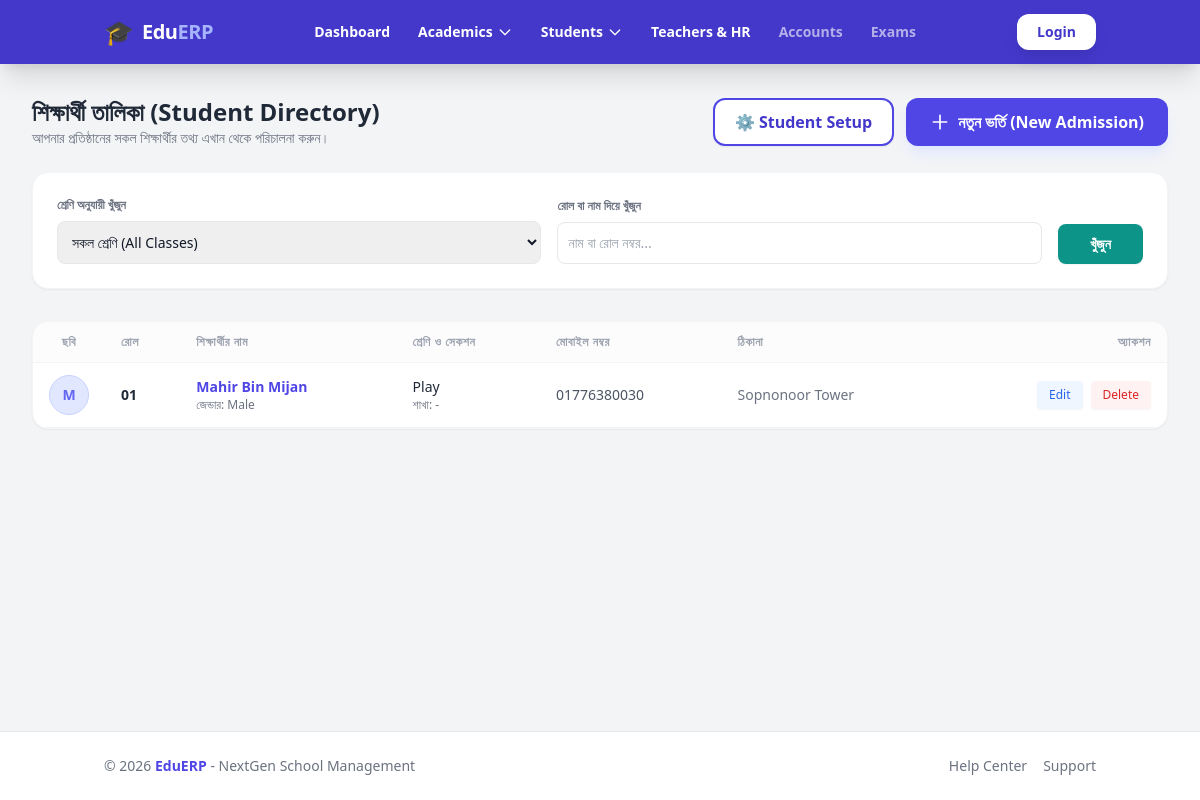
The page /students/ on the database its author committed.
### apps/students/models.py (models this page shows, shortened)
class Student(models.Model):
    GENDER_CHOICES = (
        ('male', 'Male'),
        ('female', 'Female'),
        ('other', 'Other'),
    )
    user = models.OneToOneField(User, on_delete=models.CASCADE, related_name='student_profile')
    roll_number = models.CharField(max_length=20, unique=True)
    session = models.ForeignKey(AcademicSession, on_delete=models.SET_NULL, null=True, blank=True, related_name='students')
    category = models.ForeignKey(AdmissionCategory, on_delete=models.SET_NULL, null=True, blank=True, related_name='students')
    classroom = models.ForeignKey(ClassRoom, on_delete=models.SET_NULL, null=True, blank=True, related_name='students')
    section = models.ForeignKey(Section, on_delete=models.SET_NULL, null=True, blank=True, related_name='students')
    gender = models.CharField(max_length=10, choices=GENDER_CHOICES, default='male')
    date_of_birth = models.DateField(null=True, blank=True)
    blood_group = models.ForeignKey(BloodGroup, on_delete=models.SET_NULL, null=True, blank=True, related_name='students')
    guardian_name = models.CharField(max_length=100, null=True, blank=True)
    guardian_phone = models.CharField(max_length=15, null=True, blank=True)
    guardian_email = models.EmailField(blank=True, null=True)
    emergency_contact = models.CharField(max_length=15, blank=True, null=True, help_text="জরুরি মোবাইল নম্বর")
    guardian_address = models.TextField(null=True, blank=True)
    created_at = models.DateTimeField(auto_now_add=True)

### apps/accounts/models.py (models this page shows, shortened)
class User(AbstractUser):
    class Role(models.TextChoices):
        ADMIN = 'ADMIN', 'Admin'
        TEACHER = 'TEACHER', 'Teacher'
        STUDENT = 'STUDENT', 'Student'
        PARENT = 'PARENT', 'Parent'
    role = models.CharField(max_length=50, choices=Role.choices, default=Role.STUDENT)
    phone_number = models.CharField(max_length=15, blank=True, null=True)
    profile_picture = models.ImageField(upload_to=user_directory_path, blank=True, null=True)

### apps/academics/models.py (models this page shows, shortened)
class ClassRoom(models.Model):
    campus = models.ForeignKey(Campus, on_delete=models.CASCADE, related_name='classrooms')
    name = models.CharField(max_length=50)
    description = models.TextField(blank=True, null=True)
    created_at = models.DateTimeField(auto_now_add=True)
    class Meta:
        unique_together = ('name', 'campus')

### apps/students/views.py (the view)
# urls.py: path('', views.student_list, name='student_list'),
def student_list(request):
    students = Student.objects.select_related('user', 'classroom__campus').all().order_by('-id')
    classrooms = ClassRoom.objects.select_related('campus').all().order_by('name')
    sessions = AcademicSession.objects.all().order_by('-name')
    categories = AdmissionCategory.objects.all().order_by('name')
    blood_groups = BloodGroup.objects.all().order_by('name')
    return render(request, 'students/student_list.html', {
        'students': students,
        'classrooms': classrooms,
        'sessions': sessions,        # <--- যুক্ত করা হলো
        'categories': categories,     # <--- যুক্ত করা হলো
        'blood_groups': blood_groups
    })

### templates/students/student_list.html (shortened to what this page needs)
{% extends 'base.html' %}
{% block content %}
<div class="max-w-7xl mx-auto px-4 sm:px-6 lg:px-8 relative">
    <div class="flex flex-col md:flex-row justify-between items-start md:items-center mb-6 gap-4">
        <div>
            <h1 class="text-2xl font-bold text-gray-800">শিক্ষার্থী তালিকা (Student Directory)</h1>
            <p class="text-sm text-gray-500">আপনার প্রতিষ্ঠানের সকল শিক্ষার্থীর তথ্য এখান থেকে পরিচালনা করুন।</p>
        </div>
        <div class="flex flex-wrap gap-3">
            <a href="{% url 'students:student_setup' %}" class="bg-white border-2 border-indigo-600 text-indigo-700 px-5 py-2.5 rounded-xl font-bold hover:bg-indigo-50 transition shadow-sm flex items-center">
                ⚙️ Student Setup
            </a>
            <button onclick="document.getElementById('addStudentModal').classList.remove('hidden')"
                    class="bg-indigo-600 text-white px-6 py-2.5 rounded-xl font-semibold hover:bg-indigo-700 transition duration-200 flex items-center shadow-lg shadow-indigo-100">
                <svg xmlns="http://www.w3.org/2000/svg" class="h-5 w-5 mr-2" fill="none" viewBox="0 0 24 24" stroke="currentColor">
                    <path stroke-linecap="round" stroke-linejoin="round" stroke-width="2" d="M12 4v16m8-8H4" />
                </svg>
                নতুন ভর্তি (New Admission)
            </button>
        </div>
    </div>
    <form hx-get="{% url 'students:filter_students' %}" hx-target="#student-table-body" hx-swap="innerHTML" class="bg-white p-6 rounded-2xl shadow-sm border border-gray-100 mb-8">
        <div class="flex flex-col md:flex-row gap-4 items-end">
            <div class="flex-grow w-full">
                <label class="block text-xs font-bold text-gray-500 uppercase mb-2">শ্রেণি অনুযায়ী খুঁজুন</label>
                <select name="classroom" class="w-full border border-gray-200 p-2.5 rounded-lg text-sm outline-none focus:ring-2 focus:ring-indigo-500">
                    <option value="all">সকল শ্রেণি (All Classes)</option>
                </select>
            </div>
            <div class="flex-grow w-full">
                <label class="block text-xs font-bold text-gray-500 uppercase mb-2">রোল বা নাম দিয়ে খুঁজুন</label>
                <input type="text" name="search_query" placeholder="নাম বা রোল নম্বর..." class="w-full border border-gray-200 p-2.5 rounded-lg text-sm outline-none focus:ring-2 focus:ring-indigo-500">
            </div>
            <button type="submit" class="bg-teal-600 text-white px-8 py-2.5 rounded-lg text-sm font-bold hover:bg-teal-700 transition shadow-sm w-full md:w-auto">
                খুঁজুন
            </button>
        </div>
    </form>
    <div class="bg-white rounded-2xl shadow-sm border border-gray-100 overflow-hidden">
        <table class="w-full text-left border-collapse">
            <thead>
                <tr class="bg-gray-50/50 border-b border-gray-100 text-xs font-bold text-gray-400 uppercase tracking-wider">
                    <th class="px-4 py-3 w-12 text-center">ছবি</th>
                    <th class="px-4 py-3">রোল</th>
                    <th class="px-4 py-3">শিক্ষার্থীর নাম</th>
                    <th class="px-4 py-3">শ্রেণি ও সেকশন</th>
                    <th class="px-4 py-3">মোবাইল নম্বর</th>
                    <th class="px-4 py-3">ঠিকানা</th>
                    <th class="px-4 py-3 text-right">অ্যাকশন</th>
                </tr>
            </thead>
            <tbody id="student-table-body" class="divide-y divide-gray-50">
                {% include 'students/partials/student_table_body.html' %}
            </tbody>
        </table>
    </div>
</div>
{% endblock %}

### templates/students/partials/student_row.html (shortened to what this page needs)
<tr class="hover:bg-gray-50 transition duration-150 text-sm border-b border-gray-100">
    <td class="px-4 py-3">
        {% if student.user.profile_picture %}
            <img src="{{ student.user.profile_picture.url }}" alt="Profile" class="w-10 h-10 rounded-full object-cover border border-gray-200 shadow-sm">
        {% else %}
            <div class="w-10 h-10 rounded-full bg-indigo-100 flex items-center justify-center text-indigo-500 font-bold border border-indigo-200">
                {{ student.user.first_name|first|upper }}
            </div>
        {% endif %}
    </td>
    <td class="px-4 py-3 font-semibold text-gray-800">
        {{ student.roll_number }}
    </td>
    <td class="px-4 py-3">
        <div class="font-semibold text-indigo-600">{{ student.user.first_name }} {{ student.user.last_name }}</div>
        <div class="text-xs text-gray-500 capitalize">জেন্ডার: {{ student.get_gender_display }}</div>
    </td>
    <td class="px-4 py-3">
        {% if student.classroom %}
            <div class="font-medium text-gray-800">{{ student.classroom.name }}</div>
            <div class="text-xs text-gray-500">শাখা: {{ student.section.name|default:"-" }}</div>
        {% else %}
            <span class="text-red-400 text-xs italic">বরাদ্দ করা হয়নি</span>
        {% endif %}
    </td>
    <td class="px-4 py-3 text-gray-600 font-medium">
        {{ student.guardian_phone|default:"-" }}
    </td>
    <td class="px-4 py-3 text-gray-500 truncate max-w-[150px]" title="{{ student.guardian_address }}">
        {{ student.guardian_address|default:"N/A" }}
    </td>
    <td class="px-4 py-3 text-right">
        <div class="flex space-x-2 justify-end">
            <button hx-get="{% url 'students:edit_student' student.id %}"
                    hx-target="closest tr"
                    hx-swap="outerHTML"
                    class="text-xs font-medium bg-blue-50 text-blue-600 px-3 py-1.5 rounded hover:bg-blue-600 hover:text-white transition shadow-sm">
                Edit
            </button>
            <form hx-post="{% url 'students:delete_student' student.id %}"
                  hx-target="closest tr"
                  hx-swap="outerHTML"
                  hx-confirm="আপনি কি নিশ্চিত যে এই শিক্ষার্থীর তথ্য মুছে ফেলতে চান?"
                  style="display:inline;">
                <button type="submit" class="text-xs font-medium bg-red-50 text-red-600 px-3 py-1.5 rounded hover:bg-red-600 hover:text-white transition shadow-sm">
                    Delete
                </button>
            </form>
        </div>
    </td>
</tr>

### templates/base.html (style rules this page uses)
html { overflow-y: scroll; }

### rows shown on the page
Student: user.first_name|first "M", roll_number "01", user.first_name "Mahir Bin", user.last_name "Mijan", gender "Male", classroom.name "Play", section.name "-", guardian_phone "01776380030", guardian_address "Sopnonoor Tower"
